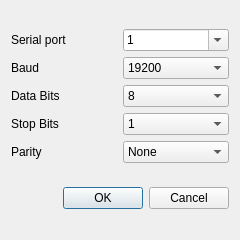
<?xml version="1.0" encoding="UTF-8"?>
<ui version="4.0">
 <class>SettingsModbusRTU</class>
 <widget class="QDialog" name="SettingsModbusRTU">
  <property name="geometry">
   <rect>
    <x>0</x>
    <y>0</y>
    <width>240</width>
    <height>240</height>
   </rect>
  </property>
  <property name="minimumSize">
   <size>
    <width>180</width>
    <height>180</height>
   </size>
  </property>
  <property name="maximumSize">
   <size>
    <width>240</width>
    <height>240</height>
   </size>
  </property>
  <property name="windowTitle">
   <string>Modbus RTU Settings</string>
  </property>
  <property name="windowIcon">
   <iconset resource="icons/pyModSlaveQt.qrc">
    <normaloff>:/img/options-16.png</normaloff>:/img/options-16.png</iconset>
  </property>
  <property name="modal">
   <bool>true</bool>
  </property>
  <layout class="QVBoxLayout" name="verticalLayout">
   <item>
    <layout class="QGridLayout" name="gridLayout">
     <item row="0" column="0">
      <widget class="QLabel" name="lblPort">
       <property name="minimumSize">
        <size>
         <width>0</width>
         <height>0</height>
        </size>
       </property>
       <property name="text">
        <string>Serial port</string>
       </property>
       <property name="buddy">
        <cstring>cmbPort</cstring>
       </property>
      </widget>
     </item>
     <item row="0" column="1">
      <widget class="QComboBox" name="cmbPort">
       <property name="editable">
        <bool>true</bool>
       </property>
       <item>
        <property name="text">
         <string>1</string>
        </property>
       </item>
       <item>
        <property name="text">
         <string>2</string>
        </property>
       </item>
       <item>
        <property name="text">
         <string>3</string>
        </property>
       </item>
       <item>
        <property name="text">
         <string>4</string>
        </property>
       </item>
      </widget>
     </item>
     <item row="1" column="1">
      <widget class="QComboBox" name="cmbBaud">
       <property name="currentIndex">
        <number>4</number>
       </property>
       <item>
        <property name="text">
         <string>1200</string>
        </property>
       </item>
       <item>
        <property name="text">
         <string>2400</string>
        </property>
       </item>
       <item>
        <property name="text">
         <string>4800</string>
        </property>
       </item>
       <item>
        <property name="text">
         <string>9600</string>
        </property>
       </item>
       <item>
        <property name="text">
         <string>19200</string>
        </property>
       </item>
       <item>
        <property name="text">
         <string>38400</string>
        </property>
       </item>
       <item>
        <property name="text">
         <string>57600</string>
        </property>
       </item>
       <item>
        <property name="text">
         <string>115200</string>
        </property>
       </item>
      </widget>
     </item>
     <item row="1" column="0">
      <widget class="QLabel" name="lblBaud">
       <property name="text">
        <string>Baud</string>
       </property>
       <property name="buddy">
        <cstring>cmbBaud</cstring>
       </property>
      </widget>
     </item>
     <item row="2" column="0">
      <widget class="QLabel" name="lblDataBits">
       <property name="text">
        <string>Data Bits</string>
       </property>
       <property name="buddy">
        <cstring>cmbDataBits</cstring>
       </property>
      </widget>
     </item>
     <item row="2" column="1">
      <widget class="QComboBox" name="cmbDataBits">
       <property name="currentIndex">
        <number>1</number>
       </property>
       <item>
        <property name="text">
         <string>7</string>
        </property>
       </item>
       <item>
        <property name="text">
         <string>8</string>
        </property>
       </item>
      </widget>
     </item>
     <item row="3" column="0">
      <widget class="QLabel" name="lblStopBits">
       <property name="text">
        <string>Stop Bits</string>
       </property>
       <property name="buddy">
        <cstring>cmbStopBits</cstring>
       </property>
      </widget>
     </item>
     <item row="3" column="1">
      <widget class="QComboBox" name="cmbStopBits">
       <property name="currentIndex">
        <number>0</number>
       </property>
       <item>
        <property name="text">
         <string>1</string>
        </property>
       </item>
       <item>
        <property name="text">
         <string>1.5</string>
        </property>
       </item>
       <item>
        <property name="text">
         <string>2</string>
        </property>
       </item>
      </widget>
     </item>
     <item row="4" column="0">
      <widget class="QLabel" name="lblParity">
       <property name="text">
        <string>Parity</string>
       </property>
       <property name="buddy">
        <cstring>cmbParity</cstring>
       </property>
      </widget>
     </item>
     <item row="4" column="1">
      <widget class="QComboBox" name="cmbParity">
       <property name="currentIndex">
        <number>0</number>
       </property>
       <item>
        <property name="text">
         <string>None</string>
        </property>
       </item>
       <item>
        <property name="text">
         <string>Odd</string>
        </property>
       </item>
       <item>
        <property name="text">
         <string>Even</string>
        </property>
       </item>
      </widget>
     </item>
    </layout>
   </item>
   <item>
    <widget class="QDialogButtonBox" name="buttonBox">
     <property name="orientation">
      <enum>Qt::Horizontal</enum>
     </property>
     <property name="standardButtons">
      <set>QDialogButtonBox::Cancel|QDialogButtonBox::Ok</set>
     </property>
    </widget>
   </item>
  </layout>
 </widget>
 <resources>
  <include location="icons/pyModSlaveQt.qrc"/>
 </resources>
 <connections>
  <connection>
   <sender>buttonBox</sender>
   <signal>accepted()</signal>
   <receiver>SettingsModbusRTU</receiver>
   <slot>accept()</slot>
   <hints>
    <hint type="sourcelabel">
     <x>248</x>
     <y>254</y>
    </hint>
    <hint type="destinationlabel">
     <x>157</x>
     <y>274</y>
    </hint>
   </hints>
  </connection>
  <connection>
   <sender>buttonBox</sender>
   <signal>rejected()</signal>
   <receiver>SettingsModbusRTU</receiver>
   <slot>reject()</slot>
   <hints>
    <hint type="sourcelabel">
     <x>316</x>
     <y>260</y>
    </hint>
    <hint type="destinationlabel">
     <x>286</x>
     <y>274</y>
    </hint>
   </hints>
  </connection>
 </connections>
</ui>
